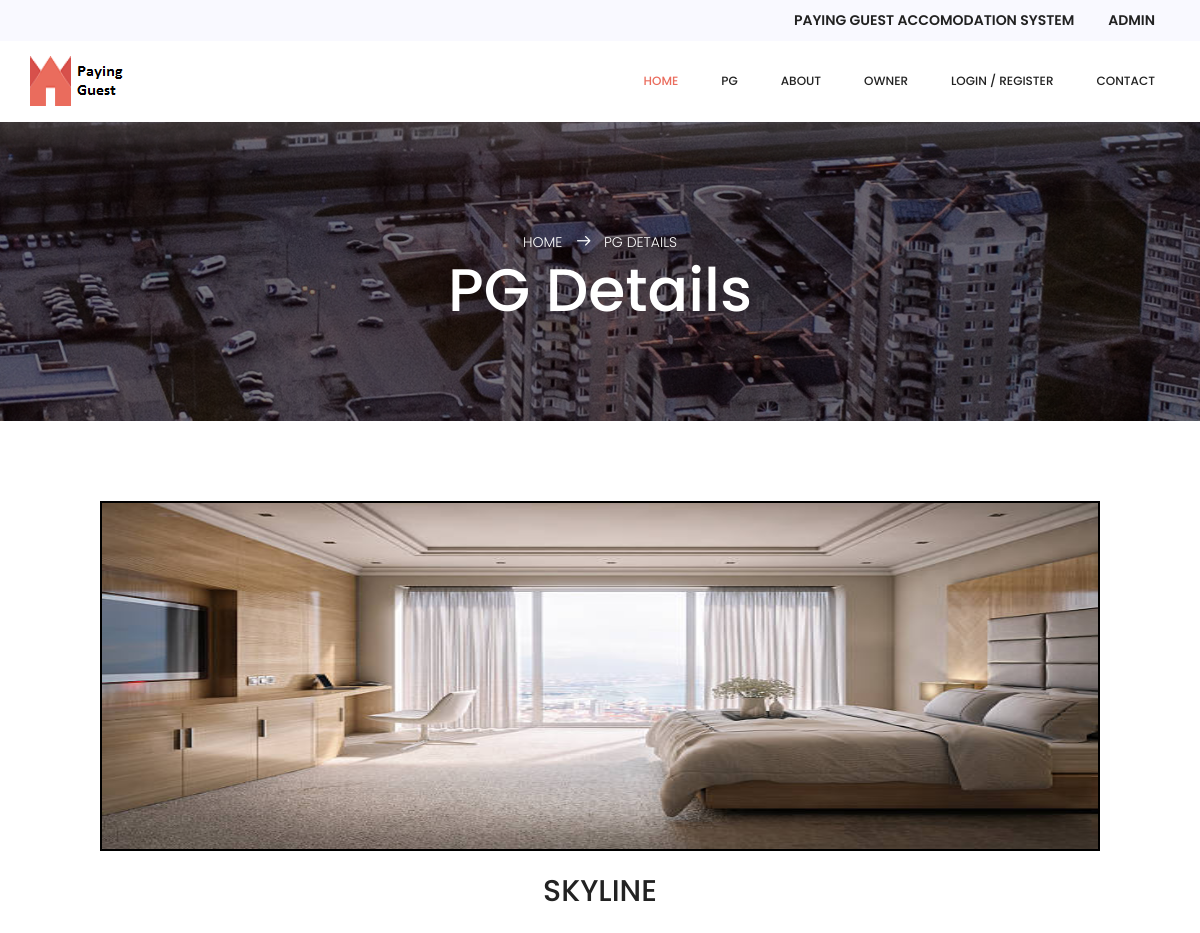
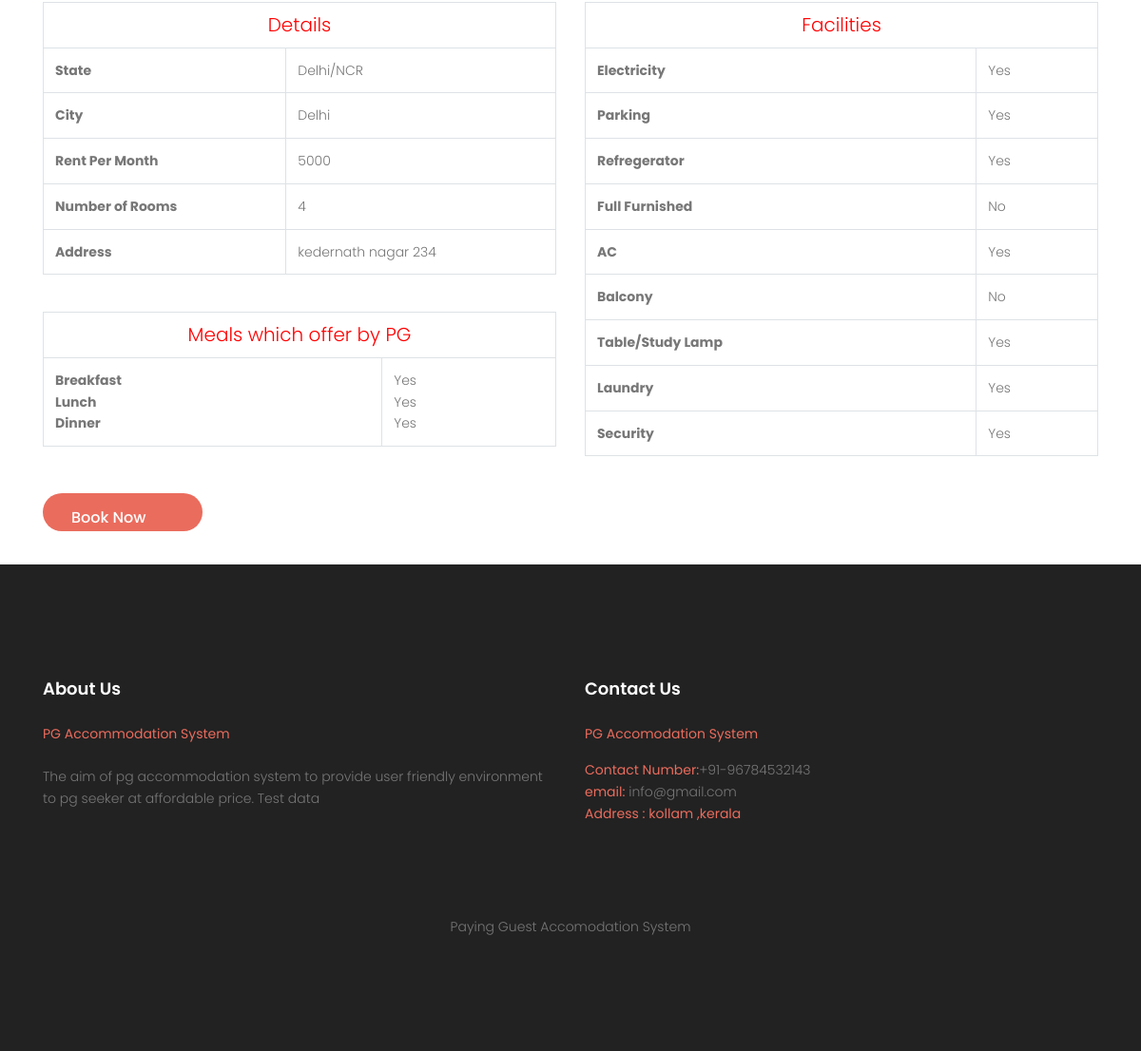
Page /pg-details.php?pid=26 on the committed database (2 pictures, top to bottom).
### tables this page shows
CREATE TABLE IF NOT EXISTS `tblpg` (
  `ID` int NOT NULL AUTO_INCREMENT,
  `OwnerID` int NOT NULL,
  `StateName` varchar(200) DEFAULT NULL,
  `CityName` varchar(200) DEFAULT NULL,
  `PGTitle` varchar(200) DEFAULT NULL,
  `Type` varchar(120) DEFAULT NULL,
  `RPmonth` varchar(120) DEFAULT NULL,
  `norooms` varchar(45) DEFAULT NULL,
  `Address` varchar(120) DEFAULT NULL,
  `Image` varchar(200) DEFAULT NULL,
  `Electricity` varchar(40) DEFAULT NULL,
  `Parking` varchar(40) DEFAULT NULL,
  `Refregerator` varchar(40) DEFAULT NULL,
  `Furnished` varchar(40) DEFAULT NULL,
  `AC` varchar(40) DEFAULT NULL,
  `Balcony` varchar(40) DEFAULT NULL,
  `StudyTable` varchar(40) DEFAULT NULL,
  `Laundry` varchar(40) DEFAULT NULL,
  `Security` varchar(40) DEFAULT NULL,
  `MealsBreakfast` varchar(45) DEFAULT NULL,
  `MealLunch` varchar(45) NOT NULL,
  `MealDinner` varchar(45) NOT NULL,
  `RegDate` timestamp NOT NULL DEFAULT CURRENT_TIMESTAMP,
  `IsActive` int DEFAULT NULL,
  `LastUpdationDate` timestamp NULL DEFAULT NULL ON UPDATE CURRENT_TIMESTAMP,
  PRIMARY KEY (`ID`)
);

CREATE TABLE IF NOT EXISTS `tblpages` (
  `ID` int NOT NULL AUTO_INCREMENT,
  `PageType` varchar(200) DEFAULT NULL,
  `PageTitle` mediumtext,
  `PageDescription` mediumtext,
  `UpdationDate` timestamp NULL DEFAULT NULL ON UPDATE CURRENT_TIMESTAMP,
  `Fulfillment` mediumtext NOT NULL,
  `FutureServices` mediumtext NOT NULL,
  PRIMARY KEY (`ID`)
);

### pg-details.php (the view, shortened to what this page needs)
<!DOCTYPE html>
<html lang="zxx" class="no-js">
<head>
    <link rel="stylesheet" href="css/linearicons.css">=
    <link rel="stylesheet" href="css/font-awesome.min.css">
    <link rel="stylesheet" href="css/nice-select.css">
    <link rel="stylesheet" href="css/ion.rangeSlider.css" />
    <link rel="stylesheet" href="css/ion.rangeSlider.skinFlat.css" />
    <link rel="stylesheet" href="css/bootstrap.css">
    <link rel="stylesheet" href="css/owl.carousel.css">
    <link rel="stylesheet" href="css/main.css">
</head>
<body>
    <?php include_once('includes/header.php');?>
    <section class="banner-area relative" id="home">
        <div class="overlay overlay-bg"></div>
        <div class="container">
            <div class="row d-flex text-center align-items-center justify-content-center">
                <div class="about-content col-lg-12">
                    <p class="text-white link-nav"><a href="index.php">Home </a>
                        <span class="lnr lnr-arrow-right"></span>
                        <a href="particularpg-details.php">
                            PG Details
                        </a>
                        </p>
                    <h1 class="text-white">
                       PG Details
                    </h1>
                </div>
            </div>
        </div>
    </section>
    <section class="blog_area single-post-area p_120">
        <div class="container">
            <div class="row mt-80">
                 <?php
 $cid=$_GET['pid'];
$ret=mysqli_query($con,"select * from tblpg where ID='$cid'");
while ($row=mysqli_fetch_array($ret)) {
?>
                <div class="col-lg-12 posts-list">
                    <div class="single-post row">
                        <div class="col-lg-12">
                            <div class="feature-img" align="center">
<img src="owner/roomimages/<?php echo $row['Image'];?>" height='350' width="1000" style="border:#000 solid 2px;">
</div>
<h2 align="center" style="margin-top:2%"><?php echo $row['PGTitle'];?></h2>
                        </div>
                        <div class="col-lg-6 col-md-9 blog_details">
  <table border="1" class="table table-bordered mg-b-0">
  <tr align="center">
  <td style="color: red; font-size: 20px" colspan="2">Details</td>
</tr>
               <tr>
    <th>State</th>
    <td><?php  echo $row['StateName'];?></td>
  </tr>
   <tr>
    <th>City</th>
    <td><?php  echo $row['CityName'];?></td>
  </tr>
  <tr>
    <th>Rent Per Month</th>
    <td><?php  echo $row['RPmonth'];?></td>
  </tr>
   <tr>
    <th>Number of Rooms</th>
    <td><?php  echo $row['norooms'];?></td>
  </tr>
<tr>
    <th>Address</th>
    <td><?php  echo $row['Address'];?></td>
  </tr>
 </table><br>
  <table border="1" class="table table-bordered mg-b-0">
<tr align="center">
<td style="color: red; font-size: 20px" colspan="2">Meals which offer by PG</td>
</tr>
  <tr>
   <th>
  Breakfast<br>
   Lunch<br>
   Dinner
    </th>
     <td>
    <?php  echo $row['MealsBreakfast'];?><br>
    <?php  echo $row['MealDinner'];?><br>
    <?php  echo $row['MealLunch'];?>
    </td>
  </tr>
   </table>
</div>
     <div class="col-lg-6 col-md-9 blog_details">
    <table border="1" class="table table-bordered mg-b-0">
<tr align="center">
  <td style="color: red; font-size: 20px" colspan="2">Facilities</td>
</tr>
      <tr>
    <th>Electricity</th>
    <td><?php  echo $row['Electricity'];?></td>
  </tr>
  <tr>
    <th>Parking</th>
    <td><?php  echo $row['Parking'];?></td>
  </tr>
  <tr>
    <th>Refregerator</th>
    <td><?php  echo $row['Refregerator'];?></td>
  </tr>
  <tr>
    <th>Full Furnished</th>
    <td><?php  echo $row['Furnished'];?></td>
  </tr>
  <tr>
    <th>AC</th>
    <td><?php  echo $row['AC'];?></td>
  </tr>
  <tr>
    <th>Balcony</th>
    <td><?php  echo $row['Balcony'];?></td>
  </tr>
  <tr>
    <th>Table/Study Lamp</th>
    <td><?php  echo $row['StudyTable'];?></td>
  </tr>
  <tr>
    <th>Laundry</th>
    <td><?php  echo $row['Laundry'];?></td>
  </tr>
  <tr>
    <th>Security</th>
    <td><?php  echo $row['Security'];?></td>
  </tr>
  </table>
    </div>
   </div><br>
<?php if($_SESSION['pgasuid']==""){?>
<a href="signin.php" class="btn primary-btn">  Book Now</a>
                 <?php } ?>
      </div>
    </div>
    <br>
    </section>
    <div style="margin-top:1%">
   <?php include_once('includes/footer.php');?>
   </div>
</body>
</html>
<?php } ?>

### includes/header.php (shortened to what this page needs)
<header class="default-header">
<div class="menutop-wrap">
            <div class="menu-top container">
                <div class="d-flex justify-content-end align-items-center">
                    <ul class="list">
                        <li><a href="#">Paying Guest Accomodation System</a></li>
                        <li><a href="admin/login.php">Admin</a></li>
                    </ul>
                </div>
            </div>
        </div>
        <div class="main-menu">
            <div class="container">
                <div class="row align-items-center justify-content-between d-flex">
                    <div id="logo">
                        <a href="index.php"><img src="img/logo3.png" alt="" title="" /></a>
                    </div>
                    <nav id="nav-menu-container">
                        <ul class="nav-menu">
                            <li class="menu-active"><a href="index.php">home</a></li>
                            <li><a href="pg.php">PG</a></li>
                            <li><a href="about-us.php">about</a></li>
                             <?php
                        if(strlen($_SESSION['pgasuid']==0)) {?>
                        <li><a href="owner/login.php">Owner</a></li>
                        <li><a href="register.php">login / register</a></li>
                                                <?php } ?>
                            <li><a href="contact.php">Contact</a></li>
                        </ul>
                    </nav>
                </div>
            </div>
        </div>
    </header>

### includes/footer.php (shortened to what this page needs)
<?php
include('includes/dbconnection.php');
?>
<footer class="footer-area section-gap">
		<div class="container">
			<div class="row">
				<div class="col-lg-6 col-md-6 col-sm-6">
					<div class="single-footer-widget">
						<?php
$ret=mysqli_query($con,"select * from tblpages where PageType='aboutus'");
while ($row=mysqli_fetch_array($ret)) {
?>
						<h6><?php  echo $row['PageTitle'];?></h6>
						<p>
							<?php  echo $row['PageDescription'];?>
						</p>
					</div>
					<?php } ?>
				</div>
				<div class="col-lg-4 col-md-6 col-sm-6" style="">
					<div class="single-footer-widget">
						<?php
$ret=mysqli_query($con,"select * from tblpages where PageType='contactus'");
while ($row=mysqli_fetch_array($ret)) {
?>
						<h6><?php  echo $row['PageTitle'];?></h6>
						<p><?php  echo $row['PageDescription'];?></p>
						<?php } ?>
					</div>
				</div>
			</div>
			<div class="footer-bottom d-flex justify-content-center align-items-center flex-wrap">
				<p class="footer-text m-0">Paying Guest Accomodation System </p>
			</div>
		</div>
	</footer>

### css/main.css (style rules this page uses)
body { color: #777777; font-family: "Poppins", sans-serif; font-size: 14px; font-weight: 300; line-height: 1.625em; position: relative; }
ol, ul { margin: 0; padding: 0; list-style: none; }
a { -webkit-transition: all 0.3s ease 0s; -moz-transition: all 0.3s ease 0s; -o-transition: all 0.3s ease 0s; transition: all 0.3s ease 0s; }
a, a:focus, a:hover { text-decoration: none; outline: 0; }
h1, h2, h3, h4, h5, h6 { font-family: "Poppins", sans-serif; color: #222222; line-height: 1.2em !important; margin-bottom: 0; margin-top: 0; font-weight: 500; }
h1, .h1 { font-size: 36px; }
h2, .h2 { font-size: 30px; }
h6, .h6 { font-size: 14px; color: #222222; }
td, th { border-radius: 0px; }
.mt-80 { margin-top: 80px; }
.text-white { color: #fff; }
.text-center { text-align: center; }
.flex-wrap { -webkit-flex-wrap: wrap; -moz-flex-wrap: wrap; -ms-flex-wrap: wrap; flex-wrap: wrap; }
.relative { position: relative; }
.overlay { position: absolute; left: 0; right: 0; top: 0; bottom: 0; }
b, i, sup, sub, u, del { color: #ea6c5d; }
h1 { font-size: 36px; }
h2 { font-size: 30px; }
h6 { font-size: 14px; }
h1, h2, h3, h4, h5, h6 { line-height: 1.5em; }
.default-header { width: 100% !important; box-shadow: -21.213px 21.213px 30px 0px rgba(158, 158, 158, 0.3); }
.menutop-wrap { background-color: #f9f9ff; }
.menutop-wrap .menu-top .list li { padding: 9px 15px; }
.menutop-wrap .menu-top .list li:last-child { padding-right: 0; }
.menutop-wrap .menu-top .list li a { font-weight: 600; color: #222; text-transform: uppercase; }
.default-header { position: absolute; top: 0; left: 0; width: 100%; z-index: 9; }
.main-menu { background: #fff; }
.menu-top li { display: inline-block; -webkit-transition: all 0.3s ease 0s; -moz-transition: all 0.3s ease 0s; -o-transition: all 0.3s ease 0s; transition: all 0.3s ease 0s; }
.nav-menu, .nav-menu * { margin: 0; padding: 0; list-style: none; }
.nav-menu li { position: relative; white-space: nowrap; }
.nav-menu > li { float: left; }
.nav-menu a { padding: 29px 8px; text-decoration: none; display: inline-block; color: #222222; font-weight: 500; font-size: 12px; text-transform: uppercase; outline: none; }
.nav-menu:last-child a { padding-right: 15px; }
.nav-menu li:hover > a, .nav-menu > .menu-active > a { color: #ea6c5d; }
.nav-menu > li { margin-left: 20px; }
.section-gap { padding: 120px 0px; }
.primary-btn { height: 40px; line-height: 40px; padding-left: 30px; padding-right: 60px; border-radius: 25px; background: #ea6c5d; border: none; color: #fff; display: inline-block; font-weight: 500; position: relative; -webkit-transition: all 0.3s ease 0s; -moz-transition: all 0.3s ease 0s; -o-transition: all 0.3s ease 0s; transition: all 0.3s ease 0s; cursor: pointer; }
.primary-btn:after { position: absolute; content: ""; background: #ea6c5d; width: 100%; height: 100%; top: 0; left: 0; border-radius: 20px; opacity: 0; -webkit-transition: all 0.3s ease 0s; -moz-transition: all 0.3s ease 0s; -o-transition: all 0.3s ease 0s; transition: all 0.3s ease 0s; z-index: 1; }
.banner-area { background: url(../img/banner-bg.jpg) no-repeat center; background-size: cover; min-height: 300px; margin-top: 64px; }
.banner-area .overlay-bg { background: rgba(0, 0, 0, 0.48); }
.about-content { margin-top: 60px; padding: 50px 0px; }
.about-content h1 { font-size: 60px; }
.about-content p { margin: 0; }
.about-content a { color: #fff; font-size: 14px; text-transform: uppercase; }
.about-content .lnr { margin: 0px 10px; font-weight: 600; }
.blog_details { padding-top: 20px; }
.single-post-area .blog_details { padding-top: 26px; }
.footer-area { background-color: #222222; }
h6 { color: #fff; margin-bottom: 25px; font-size: 18px; font-weight: 600; }
.footer-text { padding-top: 80px; }

### rows in the picture
tblpg: Image (picture), PGTitle "SKYLINE", StateName "Delhi/NCR", CityName "Delhi", RPmonth "5000", norooms "4", Address "kedernath nagar 234", MealsBreakfast "Yes", MealDinner "Yes", MealLunch "Yes", Electricity "Yes", Parking "Yes", Refregerator "Yes", Furnished "No", AC "Yes", Balcony "No", StudyTable "Yes", Laundry "Yes", Security "Yes"
tblpages: PageTitle "About Us", PageDescription "PG Accommodation System The aim of pg accommodation system to provide user friendly environment to pg seeker at affordable price. Test data"
tblpages: PageTitle "Contact Us", PageDescription "PG Accomodation System Contact Number: +91-96784532143 email: info@gmail.com Address : kollam ,kerala"
